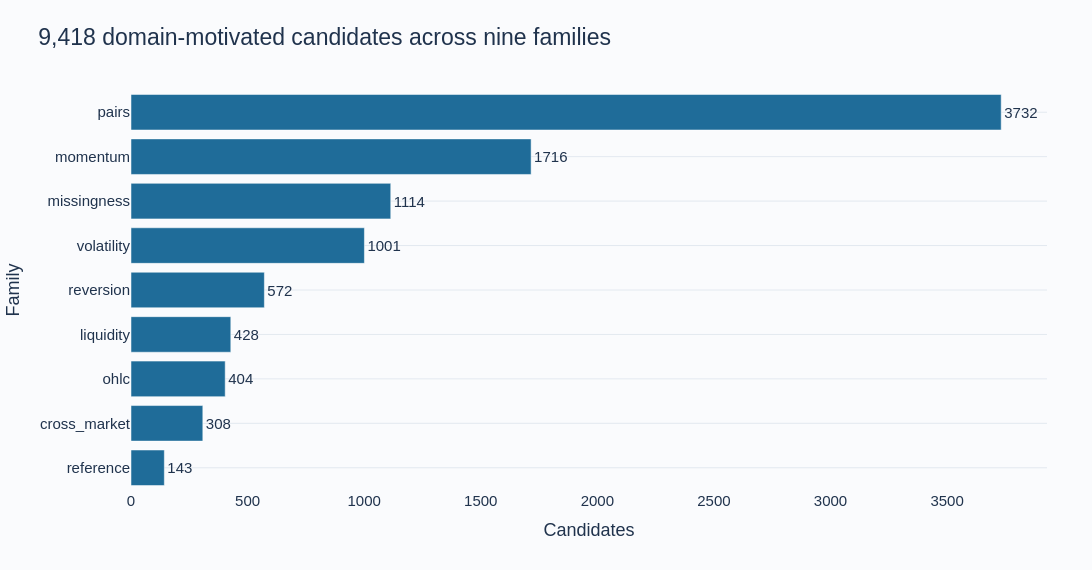

Notebook source saved alongside this figure:
### Markdown cell above
## Candidate families and hypotheses

Returns and momentum capture persistence; reversion measures departures from recent levels; volatility separates movement size from direction. Liquidity and OHLC structure describe trading activity and intraday shape. Market-relative features describe shared context, while target-aligned pair spreads use the competition's economic relationships. All inputs are observable at or before the prediction row.

### Code cell
family_counts = pd.Series(research["family_counts"]).sort_values().rename_axis("Family").reset_index(name="Candidates")
fig = px.bar(family_counts, x="Candidates", y="Family", orientation="h", text="Candidates", title=f"{research['candidate_count']:,} domain-motivated candidates across nine families")
fig.update_traces(marker_color="#1F6C99", textposition="outside")
show_figure(fig, root, "feature_families", 570)

### Figure 1 — Plotly figure (JSON) as saved in the notebook; plotly's stock layout.template omitted (floating-point values rounded to 4 significant figures)
{"data": [{"hovertemplate": "Candidates=%{text}<br>Family=%{y}<extra></extra>", "legendgroup": "", "marker": {"color": "#1F6C99", "pattern": {"shape": ""}}, "name": "", "orientation": "h", "showlegend": false, "text": [143.0, 308.0, 404.0, 428.0, 572.0, 1001.0, 1114.0, 1716.0, 3732.0], "textposition": "outside", "type": "bar", "x": [143, 308, 404, 428, 572, 1001, 1114, 1716, 3732], "xaxis": "x", "y": ["reference", "cross_market", "ohlc", "liquidity", "reversion", "volatility", "missingness", "momentum", "pairs"], "yaxis": "y"}], "layout": {"barmode": "relative", "colorway": ["#1F6C99", "#27A394", "#EDAF43", "#D76C64", "#8070A6"], "font": {"color": "#20334D", "family": "Arial", "size": 15}, "height": 570, "legend": {"tracegroupgap": 0}, "margin": {"b": 80, "l": 85, "r": 45, "t": 90}, "paper_bgcolor": "#FAFBFD", "plot_bgcolor": "#FAFBFD", "title": {"font": {"size": 23}, "text": "9,418 domain-motivated candidates across nine families", "x": 0.035}, "width": 1120, "xaxis": {"anchor": "y", "domain": [0.0, 1.0], "showgrid": false, "title": {"text": "Candidates"}, "zeroline": false}, "yaxis": {"anchor": "x", "domain": [0.0, 1.0], "gridcolor": "#E3E9F0", "title": {"text": "Family"}, "zerolinecolor": "#9EAFBF"}}}
